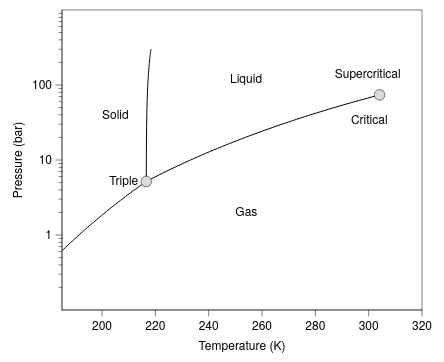

Vega-Lite specification for this chart:
### Vega-Lite specification from a JSON file in a GitHub repository (floating-point values rounded to 4 significant figures; data arrays with more than 128 entries replaced by an {"elided": "..."} marker saying what was removed)
{"background": null, "config": {"arc": {"fill": "#DBDBDB", "fillOpacity": 1.0, "innerRadius": 37.5, "padAngle": 0.03, "stroke": "black", "strokeOpacity": 1, "strokeWidth": 0.25}, "area": {"fill": "#DBDBDB", "fillOpacity": 1.0, "stroke": "black", "strokeOpacity": 1, "strokeWidth": 0.25}, "axis": {"domain": true, "domainCap": "round", "domainColor": "black", "domainWidth": 0.25, "grid": false, "gridCap": "round", "gridColor": "#F1F1F1", "gridDash": [0, 0], "gridOpacity": 1.0, "gridWidth": 0.25, "labelColor": "black", "labelFont": "Helvetica Neue, HelveticaNeue, Helvetica, Arial, sans-serif", "labelFontSize": 6, "labelFontStyle": "normal", "labelFontWeight": 400, "offset": 0, "ticks": true, "tickCap": "round", "tickColor": "black", "tickRound": false, "tickSize": 3, "tickWidth": 0.25, "titleColor": "black", "titleFont": "Helvetica Neue, HelveticaNeue, Helvetica, Arial, sans-serif", "titleFontSize": 6, "titleFontStyle": "normal", "titleFontWeight": 400}, "axisX": {"domain": true, "labelAlign": "center", "labelAngle": 0, "labels": true, "ticks": true, "translate": 0}, "axisY": {"domain": true, "labelAlign": "right", "labelAngle": 0, "labels": true, "ticks": true, "translate": 0}, "axisRight": {"domain": true, "labelAlign": "left", "labelAngle": 0, "labels": true, "ticks": true, "translate": 0}, "axisTop": {"domain": true, "labelAlign": "center", "labelAngle": 0, "labels": true, "ticks": true, "translate": 0}, "axisBand": {"tickOffset": 0}, "bar": {"fill": "#DBDBDB", "fillOpacity": 1.0, "stroke": "black", "strokeOpacity": 1, "strokeWidth": 0.25}, "boxplot": {"size": 13.5, "ticks": {"cornerRadius": 0.25, "fill": "black", "opacity": 1, "size": 6.75, "thickness": 0.25}, "box": {"fillOpacity": 1.0, "stroke": "black", "strokeOpacity": 1, "strokeWidth": 0.25}, "median": {"cornerRadius": 0, "fill": "black", "fillOpacity": 1.0, "opacity": 1, "size": 13.5, "thickness": 0.25}, "rule": {"fill": "black", "fillOpacity": 1.0, "size": 15.0, "stroke": "black", "strokeDash": [0, 0], "strokeOpacity": 1, "strokeWidth": 0.25}, "outliers": {"color": "black", "fill": "black", "fillOpacity": 1.0, "size": 0, "stroke": "black", "strokeOpacity": 1, "strokeWidth": 0.25}}, "circle": {"fill": "black", "fillOpacity": 1.0, "size": 1.875, "stroke": null, "strokeOpacity": 1, "strokeWidth": 0.25}, "errorband": {"band": {"fillOpacity": 0.6, "stroke": null, "strokeWidth": 0.25, "strokeOpacity": 1}, "borders": {"opacity": 0, "strokeOpacity": 1, "strokeWidth": 0.25}}, "errorbar": {"opacity": 1, "rule": {"strokeDash": [0, 0], "strokeWidth": 0.25}, "ticks": {"color": "black", "cornerRadius": 0.125, "opacity": 1, "size": 9.0, "thickness": 0.25}, "thickness": 0.25}, "font": "Helvetica Neue, HelveticaNeue, Helvetica, Arial, sans-serif", "geoshape": {"fill": "#DBDBDB", "fillOpacity": 1.0, "stroke": "black", "strokeOpacity": 1, "strokeWidth": 0.25}, "header": {"labelColor": "black", "labelFont": "Helvetica Neue, HelveticaNeue, Helvetica, Arial, sans-serif", "labelFontSize": 6, "labelFontStyle": "normal", "labelFontWeight": 400, "titleColor": "black", "titleFont": "Helvetica Neue, HelveticaNeue, Helvetica, Arial, sans-serif", "titleFontSize": 6, "titleFontStyle": "normal", "titleFontWeight": 400, "titlePadding": 0}, "legend": {"disable": false, "offset": 4.5, "titlePadding": 4, "labelOffset": 2, "gradientLabelOffset": 2, "columnPadding": 4, "rowPadding": 2, "gradientLength": 75.0, "gradientThickness": 7.5, "gradientOpacity": 1.0, "gradientStrokeColor": "black", "gradientStrokeWidth": 0.25, "labelColor": "black", "labelFont": "Helvetica Neue, HelveticaNeue, Helvetica, Arial, sans-serif", "labelFontSize": 6, "labelFontStyle": "normal", "labelFontWeight": 400, "strokeColor": "black", "strokeWidth": 0, "symbolSize": 36, "symbolStrokeColor": "black", "symbolStrokeWidth": 0.25, "titleColor": "black", "titleFont": "Helvetica Neue, HelveticaNeue, Helvetica, Arial, sans-serif", "titleFontSize": 6, "titleFontStyle": "normal", "titleFontWeight": 400}, "line": {"color": "black", "stroke": "black", "strokeCap": "butt", "strokeDash": [0, 0], "strokeOpacity": 1, "strokeWidth": 0.5}, "point": {"filled": true, "fill": "#DBDBDB", "fillOpacity": 1.0, "size": 7.5, "stroke": "black", "strokeOpacity": 1, "strokeWidth": 0.25}, "range": {"category": ["#B2B2B2", "#4A7CD3", "#008542", "#664CAF", "#509F98", "#636363", "#284F93", "#005226", "#382864", "#285753"], "diverging": {"scheme": ["#443E60", "#5F597E", "#7C759B", "#9994B6", "#B7B4CC", "#D6D5DC", "#F6F6F6", "#D1DAD9", "#A4C2BF", "#7AA9A4", "#578E89", "#37736E", "#1B5954"]}, "heatmap": {"scheme": ["#440154", "#472270", "#433E82", "#38598C", "#2C728E", "#238A8D", "#24A086", "#39B578", "#5DC862", "#96D646", "#CAE02D", "#FDE724"]}, "ordinal": {"scheme": ["#F1F1F1", "#DBDBDB", "#C6C6C6", "#B2B2B2", "#9D9D9D", "#898989", "#767676", "#636363", "#515151", "#404040", "#2F2F2F", "#1F1F1F"]}, "ramp": {"scheme": ["#440154", "#472270", "#433E82", "#38598C", "#2C728E", "#238A8D", "#24A086", "#39B578", "#5DC862", "#96D646", "#CAE02D", "#FDE724"]}}, "rule": {"color": "black", "stroke": "black", "strokeCap": "round", "strokeDash": [2, 2], "strokeOpacity": 1, "strokeWidth": 0.25}, "scale": {"barBandPaddingInner": 0.1, "rectBandPaddingInner": 0, "tickBandPaddingInner": 0.1, "bandPaddingOuter": 0.1, "bandWithNestedOffsetPaddingInner": 0.2, "bandWithNestedOffsetPaddingOuter": 0.2, "offsetBandPaddingInner": 0, "offsetBandPaddingOuter": 0, "round": false}, "rect": {"fill": "#DBDBDB", "fillOpacity": 1.0, "stroke": "black", "strokeOpacity": 1, "strokeWidth": 0.25}, "square": {"fill": "#DBDBDB", "fillOpacity": 1.0, "size": 15.0, "stroke": "black", "strokeOpacity": 1, "strokeWidth": 0.25}, "text": {"color": "black", "font": "Helvetica Neue, HelveticaNeue, Helvetica, Arial, sans-serif", "fontSize": 6, "fontStyle": "normal", "fontWeight": 400}, "tick": {"color": "black", "cornerRadius": 0.125, "opacity": 1.0, "size": 13.5, "thickness": 0.25}, "title": {"anchor": "middle", "frame": "group", "color": "black", "font": "Helvetica Neue, HelveticaNeue, Helvetica, Arial, sans-serif", "fontSize": 6, "fontStyle": "normal", "fontWeight": 400, "subtitleColor": "black", "subtitleFont": "Helvetica Neue, HelveticaNeue, Helvetica, Arial, sans-serif", "subtitleFontSize": 6, "subtitleFontStyle": "normal", "subtitleFontWeight": 400}, "trail": {"color": "black", "opacity": 1, "size": 0.5}, "view": {"continuousWidth": 180, "continuousHeight": 150, "discreteWidth": 180, "discreteHeight": 150, "fill": null, "stroke": "black", "strokeWidth": 0.25}}, "layer": [{"layer": [{"data": {"name": "data-8fe92955c799ebca20823ced94063bf8"}, "mark": {"type": "line"}, "encoding": {"detail": {"field": "boundary", "type": "nominal"}, "x": {"field": "T", "scale": {"domain": [185, 320], "nice": false}, "title": "Temperature (K)", "type": "quantitative"}, "y": {"axis": {"values": [1, 10, 100]}, "field": "P", "scale": {"domain": [1, 300], "nice": false, "type": "log"}, "title": "Pressure (bar)", "type": "quantitative"}}}, {"data": {"name": "data-552e38837a02bf9e1416e4e04ed8ceca"}, "mark": {"type": "point", "filled": true, "opacity": 1, "size": 28}, "encoding": {"x": {"field": "T", "type": "quantitative"}, "y": {"field": "P", "type": "quantitative"}}}, {"data": {"values": [{"__dysonsphere__": 1}]}, "mark": {"type": "text", "align": "left", "angle": 0, "baseline": "middle", "dx": 0, "dy": 0, "opacity": 1.0}, "encoding": {"text": {"value": "Solid"}, "x": {"datum": 200.0}, "y": {"datum": 40.0}}}, {"data": {"values": [{"__dysonsphere__": 1}]}, "mark": {"type": "text", "align": "left", "angle": 0, "baseline": "middle", "dx": 0, "dy": 0, "opacity": 1.0}, "encoding": {"text": {"value": "Liquid"}, "x": {"datum": 248.0}, "y": {"datum": 120.0}}}, {"data": {"values": [{"__dysonsphere__": 1}]}, "mark": {"type": "text", "align": "left", "angle": 0, "baseline": "middle", "dx": 0, "dy": 0, "opacity": 1.0}, "encoding": {"text": {"value": "Gas"}, "x": {"datum": 250.0}, "y": {"datum": 2.0}}}, {"data": {"values": [{"__dysonsphere__": 1}]}, "mark": {"type": "text", "align": "right", "angle": 0, "baseline": "middle", "dx": 0, "dy": 0, "opacity": 1.0}, "encoding": {"text": {"value": "Supercritical"}, "x": {"datum": 312.0}, "y": {"datum": 140.0}}}, {"data": {"values": [{"__dysonsphere__": 1}]}, "mark": {"type": "text", "align": "right", "angle": 0, "baseline": "middle", "dx": -4, "dy": 0, "opacity": 1.0}, "encoding": {"text": {"value": "Triple"}, "x": {"datum": 216.6}, "y": {"datum": 5.18}}}, {"data": {"values": [{"__dysonsphere__": 1}]}, "mark": {"type": "text", "align": "right", "angle": 0, "baseline": "middle", "dx": 4, "dy": 0, "opacity": 1.0}, "encoding": {"text": {"value": "Critical"}, "x": {"datum": 304.1}, "y": {"datum": 34.0}}}]}, {"data": {"name": "data-8fe92955c799ebca20823ced94063bf8"}, "mark": {"type": "point", "opacity": 0}, "encoding": {"y": {"axis": {"domain": false, "grid": false, "labels": false, "orient": "left", "tickSize": 1.5, "ticks": true, "values": [0.2, 0.3, 0.4, 0.5, 0.6, 0.7, 0.8, 0.9, 2, 3, 4, 5, 6, 7, 8, 9, 20, 30, 40, 50, 60, 70, 80, 90, 200, 300, 400, 500, 600, 700, 800, 900]}, "field": "P", "scale": {"base": 10, "domain": [0.1, 1000], "type": "log"}, "title": null, "type": "quantitative"}}, "transform": [{"filter": "false"}]}], "resolve": {"axis": {"y": "independent"}}, "$schema": "https://vega.github.io/schema/vega-lite/v6.4.1.json", "datasets": {"data-8fe92955c799ebca20823ced94063bf8": {"elided": "150 records"}, "data-552e38837a02bf9e1416e4e04ed8ceca": [{"T": 216.6, "P": 5.18}, {"T": 304.1, "P": 73.8}]}}
